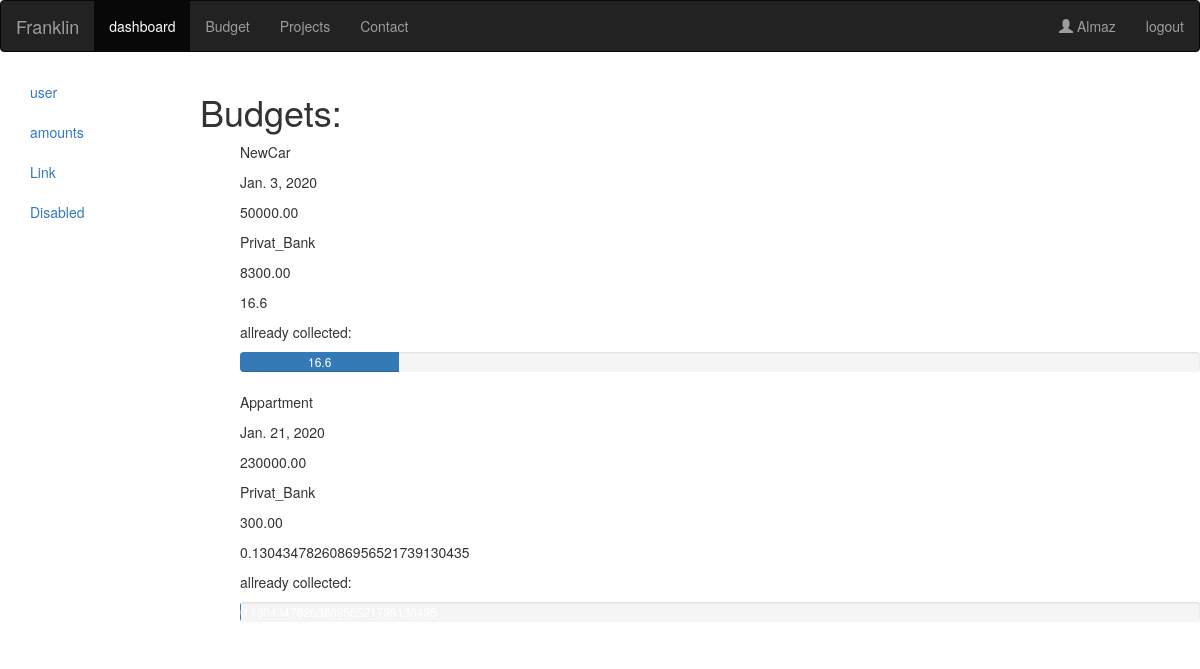
Screenshot of /budget (signed in) with the database file from the repository.
### finance/models.py (models this page shows)
class Budget(models.Model):
    name = models.CharField(max_length=120)
    date = models.DateField()
    goal = models.DecimalField(max_digits=19, decimal_places=2)
    colected = models.DecimalField(max_digits=19, decimal_places=2)
    amount = models.ForeignKey(Amount, on_delete=models.CASCADE)
    def get_procents(self):
        one = self.goal / 100
        procent_collected = self.colected / one
        return procent_collected

class Amount(models.Model):
    profile =models.ForeignKey("Profile",null=True,blank=True,on_delete=models.CASCADE)
    AMOUNT_TYPE_CHOICES = (
            ('cash', 'Cash'),
            ('card ','Card'),
        )
    name = models.CharField(max_length=120,)
    type = models.CharField(max_length=120,choices=AMOUNT_TYPE_CHOICES,default="cash")
    balance = models.DecimalField(max_digits=19, decimal_places=2)
    def __str__(self):              # __unicode__ on Python 2
        return self.name

### finance/decorators.py (the view)
    def wrapper_func(request,*args,**kwargs):
        if request.user.is_authenticated:
            return view_func(request,*args,**kwargs)
        else:
            return redirect('/login')

### finance/views.py (called while the page is built)
@anauthenticated_user
def budget(request):
    budgets = Budget.objects.all()
    context = {"budgets": budgets}
    return render(request, 'finance/budget.html', context)

### finance/templates/finance/budget.html
{% extends 'finance/base.html' %}
{%block content%}
<h1>Budgets:</h1>
{%for i in budgets%}
<div style=margin-left:20%;>
    <p>{{i.name}}</p>
    <p>{{i.date}}</p>
    <p>{{i.goal}}</p>
    <p>{{i.amount}}</p>
    <p>{{i.colected}}</p>
    <p>{{i.get_procents}}</p>
    <p>allready collected:</p>
    <div class="progress">
      <div class="progress-bar" role="progressbar" aria-valuenow={{i.get_procents}}
        aria-valuemin="0" aria-valuemax="100" style=width:{{i.get_procents}}%>
        {{i.get_procents}}
      </div>
    </div>
</div>
{%endfor%}
{%endblock%}

### finance/templates/finance/base.html (shortened to what this page needs)
{% load static %}
<html >
  <head>
    <link rel="stylesheet" type="text/css" href="{% static 'finance/style.css' %}">
    <link rel="stylesheet" href="https://cdnjs.cloudflare.com/ajax/libs/font-awesome/4.7.0/css/font-awesome.min.css">
    <link rel="stylesheet" href="https://maxcdn.bootstrapcdn.com/bootstrap/3.4.1/css/bootstrap.min.css">
  </head>
    <body>
    <nav class="navbar navbar-inverse">
    <div class="navbar-header">
      <a class="navbar-brand" href="/">Franklin</a>
    </div>
    <div class="collapse navbar-collapse" id="myNavbar">
      <ul class="nav navbar-nav">
        <li class="active"><a href="/dashboard">dashboard</a></li>
        <li><a href="/budget">Budget</a></li>
        <li><a href="#">Projects</a></li>
        <li><a href="#">Contact</a></li>
      </ul>
      <ul class="nav navbar-nav navbar-right">
        {% if user.is_authenticated %}
        <li><a href="#"><span class="glyphicon glyphicon-user"></span> {{user}}</a></li>
        <li><a href={%url 'logout' %}>logout</a></li>
        {% else %}
        <li><a href="#"><span class="glyphicon glyphicon-user"></span> {{user}}</a></li>
        <li><a href="/login"><span class="glyphicon glyphicon-log-in"></span> Login</a></li>
        <li><a href="/register"><span class="glyphicon glyphicon-sign-up"></span> SignUp</a></li>
        {% endif %}
      </ul>
    </div>
</nav>
<div class="container-fluid">
  <div class="row">
    <div class="col-lg-2 col-sm-2 ">
      <ul class="nav flex-column">
        <li class="nav-item">
          <a class="nav-link" href="/user">user</a>
        </li>
        <li class="nav-item">
          <a class="nav-link" href="/amounts">amounts</a>
        </li>
        <li class="nav-item">
          <a class="nav-link" href="#">Link</a>
        </li>
        <li class="nav-item">
          <a class="nav-link disabled" href="#">Disabled</a>
        </li>
      </ul>
    </div>
              {% block content %}
              {% endblock %}
  </body>
  </html>

### rows the page displays
Budget: name "NewCar", date "Jan. 3, 2020", goal "50000.00", amount "Privat_Bank", colected "8300.00", get_procents "16.6"
Budget: name "Appartment", date "Jan. 21, 2020", goal "230000.00", amount "Privat_Bank", colected "300.00", get_procents "0.1304347826086956521739130435"

### other values shown
{{ user }} "Almaz"
